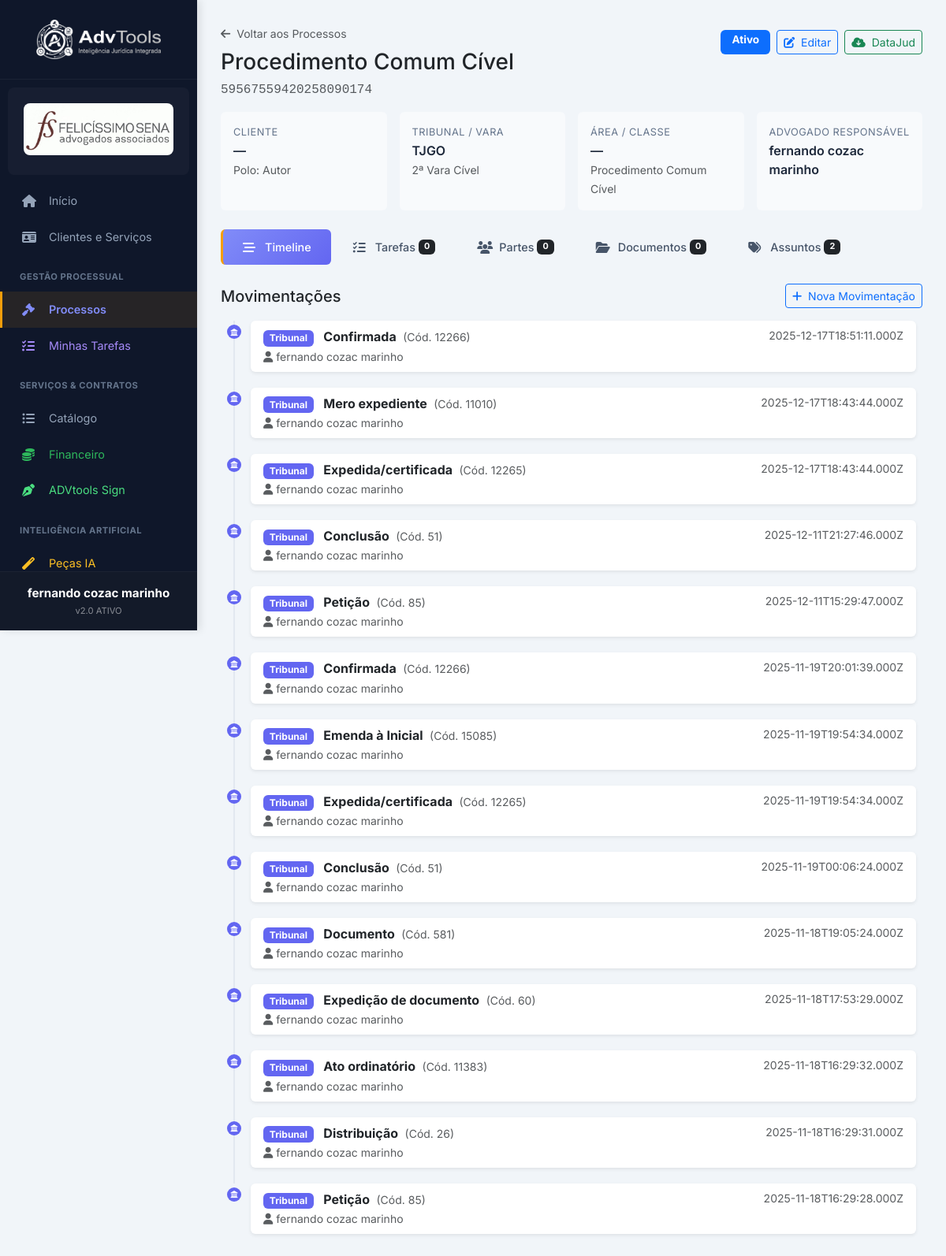
Screenshot of /processos/2 (signed in) with the database file from the repository.
### tables this page shows
CREATE TABLE usuarios (
        id INTEGER PRIMARY KEY AUTOINCREMENT,
        escritorio_id INTEGER,
        nome TEXT NOT NULL,
        email TEXT UNIQUE NOT NULL,
        senha_hash TEXT NOT NULL,
        tipo TEXT DEFAULT 'Humano', -- Humano ou IA
        perfil TEXT DEFAULT 'Operacional', is_admin BOOLEAN DEFAULT 0, ativo BOOLEAN DEFAULT 0, -- Admin, Comercial, Operacional
        FOREIGN KEY(escritorio_id) REFERENCES escritorios(id)
    );

CREATE TABLE processos (
            id INTEGER PRIMARY KEY AUTOINCREMENT,
            escritorio_id INTEGER NOT NULL,
            
            -- Campos DataJud (Compatíveis)
            numero_processo TEXT,
            tribunal TEXT,
            grau TEXT DEFAULT 'G1',
            data_ajuizamento DATE,
            nivel_sigilo INTEGER DEFAULT 0,
            formato_codigo INTEGER,
            formato_nome TEXT DEFAULT 'Eletrônico',
            sistema_codigo INTEGER,
            sistema_nome TEXT,
            classe_codigo INTEGER,
            classe_nome TEXT,
            orgao_julgador_codigo INTEGER,
            orgao_julgador_nome TEXT,
            orgao_julgador_municipio_ibge INTEGER,
            
            -- Campos Internos do Escritório
            titulo TEXT NOT NULL,
            descricao TEXT,
            status TEXT DEFAULT 'Ativo',
            prioridade TEXT DEFAULT 'Normal',
            advogado_responsavel_id INTEGER,
            valor_causa REAL,
            area_direito TEXT,
            fase_processual TEXT,
            
            -- Cliente / Parte representada
            cliente_id INTEGER,
            polo TEXT DEFAULT 'Autor',
            
            -- Timestamps
            data_criacao DATETIME DEFAULT CURRENT_TIMESTAMP,
            data_atualizacao DATETIME DEFAULT CURRENT_TIMESTAMP,
            
            FOREIGN KEY (escritorio_id) REFERENCES escritorios(id),
            FOREIGN KEY (advogado_responsavel_id) REFERENCES usuarios(id),
            FOREIGN KEY (cliente_id) REFERENCES clientes(id)
        );

CREATE TABLE movimentacoes (
            id INTEGER PRIMARY KEY AUTOINCREMENT,
            processo_id INTEGER NOT NULL,
            tipo TEXT NOT NULL,
            codigo_movimento INTEGER,
            nome_movimento TEXT NOT NULL,
            complementos_json TEXT,
            descricao TEXT,
            orgao_julgador_codigo INTEGER,
            orgao_julgador_nome TEXT,
            data_hora DATETIME NOT NULL,
            data_registro DATETIME DEFAULT CURRENT_TIMESTAMP,
            registrado_por_id INTEGER,
            FOREIGN KEY (processo_id) REFERENCES processos(id) ON DELETE CASCADE,
            FOREIGN KEY (registrado_por_id) REFERENCES usuarios(id)
        );

### app.py (the view)
@app.route('/processos/<int:id>')
def detalhe_processo(id):
    if not session.get('usuario_logado'): return redirect(url_for('login'))
    conn = get_db_connection()
    escritorio_id = session.get('escritorio_id')
    processo = conn.execute("""
        SELECT p.*, c.nome as cliente_nome, u.nome as advogado_nome
        FROM processos p
        LEFT JOIN clientes c ON p.cliente_id = c.id
        LEFT JOIN usuarios u ON p.advogado_responsavel_id = u.id
        WHERE p.id = ? AND p.escritorio_id = ?
    """, (id, escritorio_id)).fetchone()
    if not processo:
        conn.close()
        flash("Processo não encontrado.", "danger")
        return redirect(url_for('listar_processos'))
    movimentacoes = conn.execute("""
        SELECT m.*, u.nome as registrado_por_nome
        FROM movimentacoes m
        LEFT JOIN usuarios u ON m.registrado_por_id = u.id
        WHERE m.processo_id = ?
        ORDER BY m.data_hora DESC
    """, (id,)).fetchall()
    tarefas = conn.execute("""
        SELECT t.*,
            uc.nome as criado_por_nome,
            ua.nome as atribuido_para_nome
        FROM tarefas t
        LEFT JOIN usuarios uc ON t.criado_por_id = uc.id
        LEFT JOIN usuarios ua ON t.atribuido_para_id = ua.id
        WHERE t.processo_id = ?
        ORDER BY
            CASE t.status
                WHEN 'Pendente' THEN 1
                WHEN 'Em Andamento' THEN 2
                WHEN 'Bloqueada' THEN 3
                WHEN 'Concluída' THEN 4
                WHEN 'Cancelada' THEN 5
            END,
            t.data_prazo ASC NULLS LAST
    """, (id,)).fetchall()
    partes = conn.execute("SELECT * FROM processo_partes WHERE processo_id = ?", (id,)).fetchall()
    assuntos = conn.execute("SELECT * FROM processo_assuntos WHERE processo_id = ?", (id,)).fetchall()
    documentos = conn.execute("""
        SELECT pd.*, u.nome as enviado_por_nome
        FROM processo_documentos pd
        LEFT JOIN usuarios u ON pd.enviado_por_id = u.id
        WHERE pd.processo_id = ?
        ORDER BY pd.data_envio DESC
    """, (id,)).fetchall()
    equipe = conn.execute("SELECT id, nome FROM usuarios WHERE escritorio_id = ? AND ativo = 1 ORDER BY nome", (escritorio_id,)).fetchall()
    conn.close()
    return render_template('processo_detalhe.html',
                           processo=processo, movimentacoes=movimentacoes,
                           tarefas=tarefas, partes=partes, assuntos=assuntos,
                           documentos=documentos, equipe=equipe)

### templates/processo_detalhe.html (shortened to what this page needs)
{% extends "base.html" %}
{% block content %}
<div class="d-flex justify-content-between align-items-start flex-wrap mb-3">
    <div>
        <a href="/processos" class="text-muted text-decoration-none small"><i class="fas fa-arrow-left me-1"></i> Voltar
            aos Processos</a>
        <h3 class="mt-2 mb-1">{{ processo['titulo'] }}</h3>
        {% if processo['numero_processo'] %}
        <span class="text-muted font-monospace">{{ processo['numero_processo'] }}</span>
        {% endif %}
    </div>
    <div class="d-flex gap-2 mt-2">
        <span
            class="badge status-badge-lg {{ 'bg-primary' if processo['status']=='Ativo' else 'bg-secondary' if processo['status']=='Arquivado' else 'bg-warning text-dark' if processo['status']=='Suspenso' else 'bg-success' }}">
            {{ processo['status'] }}
        </span>
        <button class="btn btn-sm btn-outline-primary" data-bs-toggle="modal" data-bs-target="#editarProcessoModal">
            <i class="fas fa-edit me-1"></i> Editar
        </button>
        <button class="btn btn-sm btn-outline-success" data-bs-toggle="modal" data-bs-target="#importDatajudModal"
            title="Importar dados do DataJud/CNJ">
            <i class="fas fa-cloud-download-alt me-1"></i> DataJud
        </button>
    </div>
</div>
<div class="row g-3 mb-4">
    <div class="col-md-3">
        <div class="card h-100 border-0" style="background:#f8fafc;">
            <div class="card-body py-3">
                <div class="detail-label">Cliente</div>
                <div class="detail-value">{{ processo['cliente_nome'] or '—' }}</div>
                {% if processo['polo'] %}
                <small class="text-muted">Polo: {{ processo['polo'] }}</small>
                {% endif %}
            </div>
        </div>
    </div>
    <div class="col-md-3">
        <div class="card h-100 border-0" style="background:#f8fafc;">
            <div class="card-body py-3">
                <div class="detail-label">Tribunal / Vara</div>
                <div class="detail-value">{{ processo['tribunal'] or '—' }}</div>
                <small class="text-muted">{{ processo['orgao_julgador_nome'] or '' }}</small>
            </div>
        </div>
    </div>
    <div class="col-md-3">
        <div class="card h-100 border-0" style="background:#f8fafc;">
            <div class="card-body py-3">
                <div class="detail-label">Área / Classe</div>
                <div class="detail-value">{{ processo['area_direito'] or '—' }}</div>
                <small class="text-muted">{{ processo['classe_nome'] or '' }}</small>
            </div>
        </div>
    </div>
    <div class="col-md-3">
        <div class="card h-100 border-0" style="background:#f8fafc;">
            <div class="card-body py-3">
                <div class="detail-label">Advogado Responsável</div>
                <div class="detail-value">{{ processo['advogado_nome'] or '—' }}</div>
            </div>
        </div>
    </div>
</div>
<ul class="nav nav-pills mb-4" id="processoTabs" role="tablist">
    <li class="nav-item"><a class="nav-link active" data-bs-toggle="pill" href="#tab-timeline"><i
                class="fas fa-stream me-1"></i> Timeline</a></li>
    <li class="nav-item"><a class="nav-link" data-bs-toggle="pill" href="#tab-tarefas"><i class="fas fa-tasks me-1"></i>
            Tarefas <span class="badge bg-dark ms-1">{{ tarefas|length }}</span></a></li>
    <li class="nav-item"><a class="nav-link" data-bs-toggle="pill" href="#tab-partes"><i class="fas fa-users me-1"></i>
            Partes <span class="badge bg-dark ms-1">{{ partes|length }}</span></a></li>
    <li class="nav-item"><a class="nav-link" data-bs-toggle="pill" href="#tab-documentos"><i
                class="fas fa-folder-open me-1"></i> Documentos <span class="badge bg-dark ms-1">{{ documentos|length
                }}</span></a></li>
    <li class="nav-item"><a class="nav-link" data-bs-toggle="pill" href="#tab-assuntos"><i class="fas fa-tags me-1"></i>
            Assuntos <span class="badge bg-dark ms-1">{{ assuntos|length
                }}</span></a></li>
</ul>
<div class="tab-content">
    <div class="tab-pane fade show active" id="tab-timeline">
        <div class="d-flex justify-content-between align-items-center mb-3">
            <h5 class="mb-0">Movimentações</h5>
            <button class="btn btn-sm btn-outline-primary" data-bs-toggle="modal" data-bs-target="#novaMovModal">
                <i class="fas fa-plus me-1"></i> Nova Movimentação
            </button>
        </div>
        {% if movimentacoes|length == 0 %}
        <div class="text-center py-4 text-muted">
            <i class="fas fa-stream fa-2x mb-2"></i>
            <p>Nenhuma movimentação registrada.</p>
        </div>
        {% else %}
        <div class="px-2">
            {% for m in movimentacoes %}
            <div class="timeline-item">
                <div class="timeline-dot {{ m['tipo'] }}">
                    {% if m['tipo'] == 'externa' %}
                    <i class="fas fa-landmark"></i>
                    {% else %}
                    <i class="fas fa-briefcase"></i>
                    {% endif %}
                </div>
                <div class="card border-0 shadow-sm">
                    <div class="card-body py-2 px-3">
                        <div class="d-flex justify-content-between align-items-start">
                            <div>
                                <span class="badge {{ 'bg-indigo' if m['tipo']=='externa' else 'bg-success' }} me-2"
                                    style="{{ 'background:#6366f1;' if m['tipo']=='externa' else '' }}">
                                    {{ 'Tribunal' if m['tipo']=='externa' else 'Interna' }}
                                </span>
                                <strong>{{ m['nome_movimento'] }}</strong>
                                {% if m['codigo_movimento'] %}
                                <small class="text-muted ms-1">(Cód. {{ m['codigo_movimento'] }})</small>
                                {% endif %}
                            </div>
                            <small class="text-muted">{{ m['data_hora'] }}</small>
                        </div>
                        {% if m['registrado_por_nome'] %}
                        <small class="text-muted"><i class="fas fa-user me-1"></i>{{ m['registrado_por_nome'] }}</small>
                        {% endif %}
                    </div>
                </div>
            </div>
            {% endfor %}
        </div>
        {% endif %}
    </div>
</div>
{% endblock %}

### templates/base.html (shortened to what this page needs)
<!DOCTYPE html>
<html lang="pt-br">
<head>
    <link href="https://cdn.jsdelivr.net/npm/bootstrap@5.3.0/dist/css/bootstrap.min.css" rel="stylesheet">
    <link rel="stylesheet" href="https://cdnjs.cloudflare.com/ajax/libs/font-awesome/6.4.0/css/all.min.css">
</head>
<body>
    <div class="sidebar">
        <div class="sidebar-header d-flex align-items-center justify-content-center">
            <img src="{{ url_for('static', filename='img/logo_advtools.png') }}" alt="ADVtools" class="img-fluid"
                style="max-height: 50px; border-radius: 5px;">
        </div>
        <div class="user-profile">
            {% if session.get('logo_path') %}
            <div class="w-100 text-center">
                <img src="{{ url_for('static', filename=session.get('logo_path')) }}" alt="Logo"
                    style="max-width: 100%; max-height: 80px; object-fit: contain; border-radius: 8px; margin-bottom: 5px;">
            </div>
            {% endif %}
        </div>
        <div style="flex-grow: 1; overflow-y: auto;">
            <nav class="nav flex-column">
                <a href="/"
                    class="nav-link {% if request.path == '/' or request.path == '/dashboard' %}active{% endif %}">
                    <i class="fas fa-home"></i> Início
                </a>
                <a href="/clientes"
                    class="nav-link {% if 'clientes' in request.path and 'processos' not in request.path %}active{% endif %}">
                    <i class="fas fa-id-card"></i> Clientes e Serviços
                </a>
                <div class="nav-category">Gestão Processual</div>
                <a href="/processos"
                    class="nav-link {% if request.path == '/processos' or request.path.startswith('/processos/') %}active{% endif %}"
                    style="color: #818cf8;">
                    <i class="fas fa-gavel"></i> Processos
                </a>
                <a href="/minhas-tarefas" class="nav-link {% if 'minhas-tarefas' in request.path %}active{% endif %}"
                    style="color: #a78bfa;">
                    <i class="fas fa-tasks"></i> Minhas Tarefas
                </a>
                <div class="nav-category">Serviços &amp; Contratos</div>
                <a href="/servicos/tipos" class="nav-link {% if 'servicos/tipos' in request.path %}active{% endif %}">
                    <i class="fas fa-list-ul"></i> Catálogo
                </a>
                {% if session.get('perfil') == 'Admin' %}
                <a href="/financeiro" class="nav-link {% if 'financeiro' in request.path %}active{% endif %}"
                    style="color: #2eb85c;">
                    <i class="fas fa-coins"></i> Financeiro
                </a>
                {% endif %}
                <a href="/documentos" class="nav-link {% if request.path == '/documentos' %}active{% endif %}"
                    style="color: #4ade80;">
                    <i class="fas fa-pen-nib"></i> ADVtools Sign
                </a>
                <div class="nav-category">Inteligência Artificial</div>
                <a href="/documentos/novo" class="nav-link {% if 'documentos' in request.path %}active{% endif %}"
                    style="color: #fbbf24;">
                    <i class="fas fa-magic"></i> Peças IA
                </a>
            </nav>
        </div>
        <div class="p-3 text-center border-top border-secondary border-opacity-10 bg-dark bg-opacity-25">
            <div class="fw-bold text-white mb-0" style="font-size: 0.95rem;">{{ session.get('nome_usuario', 'Usuário')
                }}</div>
            <div class="text-white-50" style="font-size: 0.70rem; margin-top: 2px;">v2.0 ATIVO</div>
        </div>
    </div>
    <div class="main-content">
        {% block content %}{% endblock %}
    </div>
</body>
</html>

### rows the page displays
usuarios: get "fernando cozac marinho", nome "fernando cozac marinho"
processos: titulo "Procedimento Comum Cível", numero_processo "59567559420258090174", status "Ativo", polo "Autor", tribunal "TJGO", orgao_julgador_nome "2ª Vara Cível", classe_nome "Procedimento Comum Cível"
movimentacoes: tipo "Tribunal", nome_movimento "Confirmada", codigo_movimento "12266", data_hora "2025-12-17T18:51:11.000Z", registrado_por_nome "fernando cozac marinho"
movimentacoes: tipo "Tribunal", nome_movimento "Mero expediente", codigo_movimento "11010", data_hora "2025-12-17T18:43:44.000Z", registrado_por_nome "fernando cozac marinho"
movimentacoes: tipo "Tribunal", nome_movimento "Expedida/certificada", codigo_movimento "12265", data_hora "2025-12-17T18:43:44.000Z", registrado_por_nome "fernando cozac marinho"
movimentacoes: tipo "Tribunal", nome_movimento "Conclusão", codigo_movimento "51", data_hora "2025-12-11T21:27:46.000Z", registrado_por_nome "fernando cozac marinho"
movimentacoes: tipo "Tribunal", nome_movimento "Petição", codigo_movimento "85", data_hora "2025-12-11T15:29:47.000Z", registrado_por_nome "fernando cozac marinho"
movimentacoes: tipo "Tribunal", nome_movimento "Confirmada", codigo_movimento "12266", data_hora "2025-11-19T20:01:39.000Z", registrado_por_nome "fernando cozac marinho"
movimentacoes: tipo "Tribunal", nome_movimento "Emenda à Inicial", codigo_movimento "15085", data_hora "2025-11-19T19:54:34.000Z", registrado_por_nome "fernando cozac marinho"
movimentacoes: tipo "Tribunal", nome_movimento "Expedida/certificada", codigo_movimento "12265", data_hora "2025-11-19T19:54:34.000Z", registrado_por_nome "fernando cozac marinho"
movimentacoes: tipo "Tribunal", nome_movimento "Conclusão", codigo_movimento "51", data_hora "2025-11-19T00:06:24.000Z", registrado_por_nome "fernando cozac marinho"
movimentacoes: tipo "Tribunal", nome_movimento "Documento", codigo_movimento "581", data_hora "2025-11-18T19:05:24.000Z", registrado_por_nome "fernando cozac marinho"
movimentacoes: tipo "Tribunal", nome_movimento "Expedição de documento", codigo_movimento "60", data_hora "2025-11-18T17:53:29.000Z", registrado_por_nome "fernando cozac marinho"
movimentacoes: tipo "Tribunal", nome_movimento "Ato ordinatório", codigo_movimento "11383", data_hora "2025-11-18T16:29:32.000Z", registrado_por_nome "fernando cozac marinho"
movimentacoes: tipo "Tribunal", nome_movimento "Distribuição", codigo_movimento "26", data_hora "2025-11-18T16:29:31.000Z", registrado_por_nome "fernando cozac marinho"
movimentacoes: tipo "Tribunal", nome_movimento "Petição", codigo_movimento "85", data_hora "2025-11-18T16:29:28.000Z", registrado_por_nome "fernando cozac marinho"

### other values shown
{{ processo['cliente_nome'] or '—' }} "—"
{{ processo['area_direito'] or '—' }} "—"
{{ tarefas|length }} "0"
{{ partes|length }} "0"
{{ documentos|length }} "0"
{{ assuntos|length }} "2"
